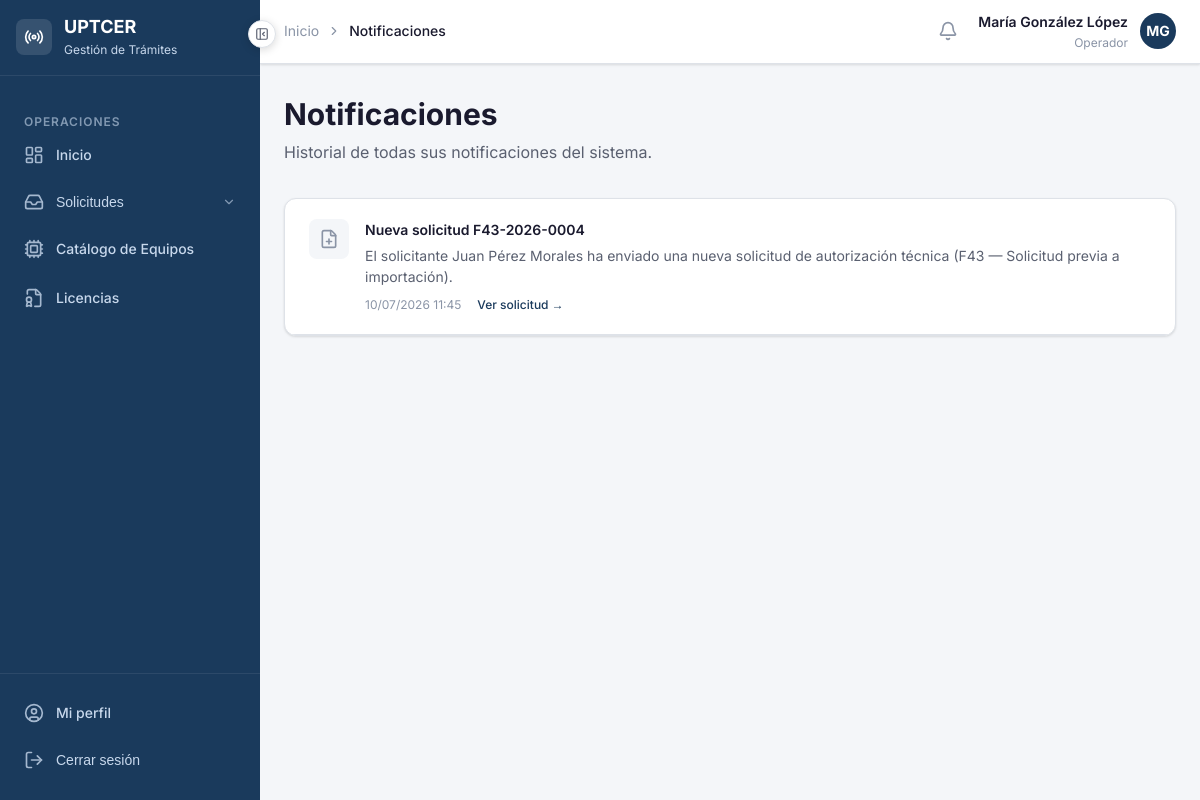
The app's page /notificaciones/ (signed in) with its own data.
### apps/accounts/models.py (models this page shows, shortened)
class Usuario(AbstractBaseUser, PermissionsMixin):
    ROL_PERSONA_NATURAL  = 'persona_natural'
    ROL_OPERADOR         = 'operador'
    ROL_ESPECIALISTA     = 'especialista'
    ROL_ADUANA           = 'aduana'
    ROL_DIRECTIVO        = 'directivo'
    ROLES = [
        (ROL_PERSONA_NATURAL, 'Persona Natural'),
        (ROL_OPERADOR,        'Operador'),
        (ROL_ESPECIALISTA,    'Especialista Técnico'),
        (ROL_ADUANA,          'Aduana'),
        (ROL_DIRECTIVO,       'Directivo'),
    ]
    username        = models.CharField('Usuario', max_length=150, unique=True)
    email           = models.EmailField('Correo electrónico', unique=True)
    nombre          = models.CharField('Nombre', max_length=100)
    apellidos       = models.CharField('Apellidos', max_length=100)
    rol             = models.CharField('Rol', max_length=30, choices=ROLES, default=ROL_PERSONA_NATURAL)
    telefono        = models.CharField('Teléfono', max_length=20, blank=True)
    activo          = models.BooleanField('Activo', default=True)
    fecha_registro  = models.DateTimeField('Fecha de registro', auto_now_add=True)
    is_active       = models.BooleanField(default=True)
    is_staff        = models.BooleanField(default=False)
    objects = UsuarioManager()
    USERNAME_FIELD  = 'username'
    REQUIRED_FIELDS = ['email', 'nombre', 'apellidos']
    class Meta:
        verbose_name        = 'Usuario'
        verbose_name_plural = 'Usuarios'
        ordering            = ['apellidos', 'nombre']
    def get_nombre_completo(self):
        return f'{self.nombre} {self.apellidos}'
    @property
    def es_persona_natural(self):
        return self.rol == self.ROL_PERSONA_NATURAL
    @property
    def es_operador(self):
        return self.rol == self.ROL_OPERADOR
    @property
    def es_especialista(self):
        return self.rol == self.ROL_ESPECIALISTA
    @property
    def es_aduana(self):
        return self.rol == self.ROL_ADUANA
    @property
    def es_directivo(self):
        return self.rol == self.ROL_DIRECTIVO

### apps/notificaciones/models.py (models this page shows, shortened)
class Notificacion(models.Model):
    TIPO_SOLICITUD_NUEVA      = 'solicitud_nueva'
    TIPO_DERIVADA_ESPECIALISTA = 'derivada_especialista'
    TIPO_CAMBIO_ESTADO        = 'cambio_estado'
    TIPO_CRITERIO_TECNICO     = 'criterio_tecnico'
    TIPO_GENERAL              = 'general'
    TIPOS = [
        (TIPO_SOLICITUD_NUEVA,       'Nueva solicitud'),
        (TIPO_DERIVADA_ESPECIALISTA, 'Derivada al especialista'),
        (TIPO_CAMBIO_ESTADO,         'Cambio de estado'),
        (TIPO_CRITERIO_TECNICO,      'Criterio técnico emitido'),
        (TIPO_GENERAL,               'General'),
    ]
    destinatario    = models.ForeignKey(
                        settings.AUTH_USER_MODEL,
                        on_delete=models.CASCADE,
                        related_name='notificaciones',
                        verbose_name='Destinatario'
                      )
    tipo            = models.CharField('Tipo', max_length=30, choices=TIPOS, default=TIPO_GENERAL)
    titulo          = models.CharField('Título', max_length=200)
    mensaje         = models.TextField('Mensaje')
    solicitud       = models.ForeignKey(
                        'solicitudes.Solicitud',
                        on_delete=models.CASCADE,
                        null=True,
                        blank=True,
                        related_name='notificaciones',
                        verbose_name='Solicitud relacionada'
                      )
    leida           = models.BooleanField('Leída', default=False)
    fecha_creacion  = models.DateTimeField('Fecha de creación', auto_now_add=True)
    fecha_lectura   = models.DateTimeField('Fecha de lectura', null=True, blank=True)
    class Meta:
        verbose_name        = 'Notificación'
        verbose_name_plural = 'Notificaciones'
        ordering            = ['-fecha_creacion']
    @property
    def clase_icono(self):
        mapa = {
            self.TIPO_SOLICITUD_NUEVA:       'file-plus',
            self.TIPO_DERIVADA_ESPECIALISTA: 'alert-circle',
            self.TIPO_CAMBIO_ESTADO:         'refresh-cw',
            self.TIPO_CRITERIO_TECNICO:      'clipboard-check',
            self.TIPO_GENERAL:               'bell',
        }
        return mapa.get(self.tipo, 'bell')

### apps/notificaciones/views.py (the view)
# urls.py: path('',              views.lista_notificaciones, name='lista'),
@never_cache
@login_required
def lista_notificaciones(request):
    notificaciones = Notificacion.objects.filter(
        destinatario=request.user
    ).select_related('solicitud')
    no_leidas = notificaciones.filter(leida=False)
    for n in no_leidas:
        n.marcar_leida()
    return render(request, 'notificaciones/lista.html', {
        'notificaciones': notificaciones,
    })

### templates/notificaciones/lista.html (shortened to what this page needs)
{% extends 'base/base.html' %}
{% block breadcrumb %}
<li style="display:flex;align-items:center;gap:var(--espacio-2);">
  <i data-lucide="chevron-right" style="width:14px;height:14px;"></i>
  <span style="color:var(--color-texto-principal);font-weight:var(--peso-medio);">Notificaciones</span>
</li>
{% endblock %}
{% block contenido %}
<div class="pagina-cabecera">
  <h1 class="pagina-titulo">Notificaciones</h1>
  <p class="pagina-subtitulo">Historial de todas sus notificaciones del sistema.</p>
</div>
<div class="tarjeta">
  <div class="tarjeta-cuerpo" style="padding:0;">
    {% if notificaciones %}
      <div style="display:flex;flex-direction:column;">
        {% for n in notificaciones %}
        <div style="
          display:flex;
          align-items:flex-start;
          gap:var(--espacio-4);
          padding:var(--espacio-5) var(--espacio-6);
          border-bottom:1px solid var(--color-borde);
          transition:var(--transicion-rapida);
        ">
          <div style="
            width:40px;height:40px;border-radius:var(--radio-md);
            flex-shrink:0;display:flex;align-items:center;justify-content:center;
            {% if not n.leida %}
              background-color:var(--color-primario);color:white;
            {% else %}
              background-color:var(--color-fondo);color:var(--color-texto-muted);
            {% endif %}
          ">
            <i data-lucide="{{ n.clase_icono }}" style="width:20px;height:20px;"></i>
          </div>
          <div style="flex:1;">
            <div style="display:flex;align-items:center;gap:var(--espacio-3);margin-bottom:var(--espacio-1);">
              <span style="font-size:var(--texto-sm);font-weight:var(--peso-semi);color:var(--color-texto-principal);">
                {{ n.titulo }}
              </span>
            </div>
            <p style="font-size:var(--texto-sm);color:var(--color-texto-secundario);margin-bottom:var(--espacio-2);line-height:1.5;">
              {{ n.mensaje }}
            </p>
            <div style="display:flex;align-items:center;gap:var(--espacio-4);">
              <span style="font-size:var(--texto-xs);color:var(--color-texto-muted);">
                {{ n.fecha_creacion|date:"d/m/Y H:i" }}
              </span>
              {% if n.solicitud %}
                <a href="{% url 'notificaciones:marcar_leida' n.pk %}"
                  style="font-size:var(--texto-xs);color:var(--color-primario);text-decoration:none;font-weight:var(--peso-medio);">
                  Ver solicitud →
                </a>
              {% endif %}
            </div>
          </div>
        </div>
        {% endfor %}
      </div>
    {% endif %}
  </div>
</div>
{% endblock %}

### templates/base/base.html (shortened to what this page needs)
<!DOCTYPE html>
<html lang="es">
<head>
  {% load static %}
  <link rel="stylesheet" href="{% static 'css/global.css' %}">
  <link rel="stylesheet" href="{% static 'css/toast.css' %}">
  <link rel="stylesheet" href="{% static 'css/modal.css' %}">
  <link rel="stylesheet" href="{% static 'css/componentes.css' %}">
</head>
<body>
<div class="layout-wrapper">
  <aside class="layout-sidebar" id="sidebar">
    <div class="sidebar-logo">
      <div style="width:36px;height:36px;background:rgba(255,255,255,0.12);border-radius:8px;display:flex;align-items:center;justify-content:center;flex-shrink:0;">
        <i data-lucide="radio" style="width:20px;height:20px;color:white;"></i>
      </div>
      <div class="sidebar-logo-info">
        <div class="sidebar-logo-texto">UPTCER</div>
        <div class="sidebar-logo-subtexto">Gestión de Trámites</div>
      </div>
    </div>
    <nav class="sidebar-nav">
      {% if user.es_operador %}
        <div class="sidebar-seccion-titulo">Operaciones</div>
        <a href="{% url 'accounts:dashboard' %}" class="sidebar-enlace {% block nav_op_inicio %}{% endblock %}" data-tooltip="Inicio">
          <i data-lucide="layout-dashboard" class="icono"></i>
          <span class="sidebar-enlace-texto">Inicio</span>
        </a>
        <button type="button"
          class="sidebar-enlace {% block nav_solicitudes %}{% endblock %}"
          data-tooltip="Solicitudes"
          onclick="toggleDropdownSolicitudes()"
          id="btn-dropdown-solicitudes"
          style="width:100%;background:none;border:none;cursor:pointer;text-align:left;">
          <i data-lucide="inbox" class="icono"></i>
          <span class="sidebar-enlace-texto">Solicitudes</span>
          <i data-lucide="chevron-down" class="sidebar-enlace-flecha"></i>
        </button>
        <a href="{% url 'equipos:lista' %}" class="sidebar-enlace {% block nav_equipos %}{% endblock %}" data-tooltip="Catálogo de Equipos">
          <i data-lucide="cpu" class="icono"></i>
          <span class="sidebar-enlace-texto">Catálogo de Equipos</span>
        </a>
        <a href="{% url 'licencias:lista' %}" class="sidebar-enlace {% block nav_licencias %}{% endblock %}" data-tooltip="Licencias">
          <i data-lucide="file-badge" class="icono"></i>
          <span class="sidebar-enlace-texto">Licencias</span>
        </a>
      {% endif %}
    </nav>
    <div class="sidebar-pie">
      <a href="{% url 'accounts:perfil' %}" class="sidebar-enlace" data-tooltip="Mi perfil">
        <i data-lucide="user-circle" class="icono"></i>
        <span class="sidebar-enlace-texto">Mi perfil</span>
      </a>
      <form method="post" action="{% url 'accounts:logout' %}">
        <button type="submit" class="sidebar-enlace" data-tooltip="Cerrar sesión"
          style="width:100%;background:none;border:none;cursor:pointer;text-align:left;">
          <i data-lucide="log-out" class="icono"></i>
          <span class="sidebar-enlace-texto">Cerrar sesión</span>
        </button>
      </form>
    </div>
  </aside>
  <div class="layout-main">
    <header class="layout-navbar">
      <nav aria-label="Ruta de navegación" style="flex:1;">
        <ol style="list-style:none;display:flex;align-items:center;gap:var(--espacio-2);font-size:var(--texto-sm);color:var(--color-texto-muted);">
          <li><a href="{% url 'accounts:dashboard' %}" style="color:var(--color-texto-muted);text-decoration:none;">Inicio</a></li>
          {% block breadcrumb %}{% endblock %}
        </ol>
      </nav>
      <div style="display:flex;align-items:center;gap:var(--espacio-3);">
        <a href="{% url 'notificaciones:lista' %}"
          id="btn-notificaciones"
          style="position:relative;width:36px;height:36px;border-radius:var(--radio-md);display:flex;align-items:center;justify-content:center;color:var(--color-texto-muted);background:transparent;border:none;cursor:pointer;text-decoration:none;transition:var(--transicion-rapida);"
          onmouseenter="this.style.background='var(--color-fondo)';this.style.color='var(--color-texto-principal)'"
          onmouseleave="this.style.background='transparent';this.style.color='var(--color-texto-muted)'"
          title="Notificaciones"
        >
          <i data-lucide="bell" style="width:20px;height:20px;"></i>
        </a>
        <div style="text-align:right;">
          <div style="font-size:var(--texto-sm);font-weight:var(--peso-semi);color:var(--color-texto-principal);">
            {{ user.get_nombre_completo }}
          </div>
          <div style="font-size:var(--texto-xs);color:var(--color-texto-muted);">
            {{ user.get_rol_display }}
          </div>
        </div>
        <div style="width:36px;height:36px;border-radius:50%;background-color:var(--color-primario);display:flex;align-items:center;justify-content:center;color:white;font-size:var(--texto-sm);font-weight:var(--peso-bold);">
          {{ user.nombre|first|upper }}{{ user.apellidos|first|upper }}
        </div>
      </div>
    </header>
    <main class="layout-contenido">
      {% block contenido %}{% endblock %}
    </main>
  </div>
</div>
<button
  id="btn-colapsar"
  class="btn-colapsar-sidebar"
  onclick="alternarSidebar()"
  title="Colapsar menú"
  aria-label="Colapsar menú"
>
  <i data-lucide="panel-left-close" id="icono-colapsar" style="width:14px;height:14px;"></i>
</button>
</body>
</html>

### records on screen
Usuario: get_nombre_completo "María González López", rol "Operador", nombre|first "M", apellidos|first "G"
Notificacion: titulo "Nueva solicitud F43-2026-0004", mensaje "El solicitante Juan Pérez Morales ha enviado una nueva solicitud de autorización técnica (F43 — Solicitud previa a importación).", fecha_creacion "10/07/2026 11:45", shows "Ver solicitud →"
